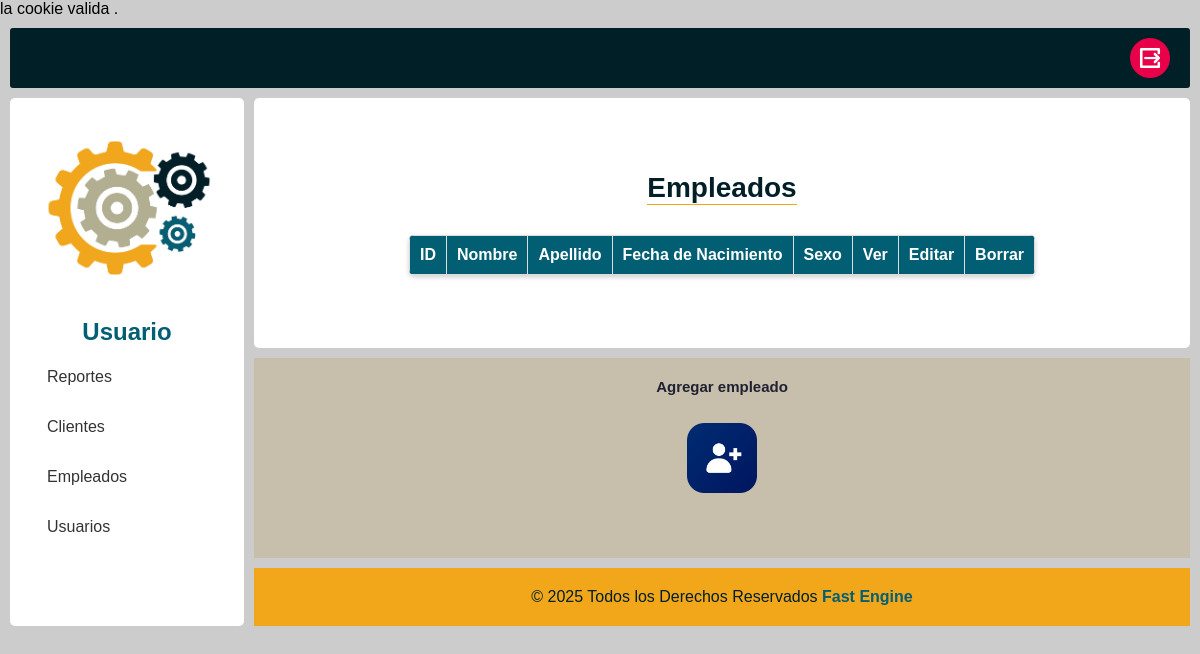
/empleados.php (signed in), run on an earlier commit of the app's database.
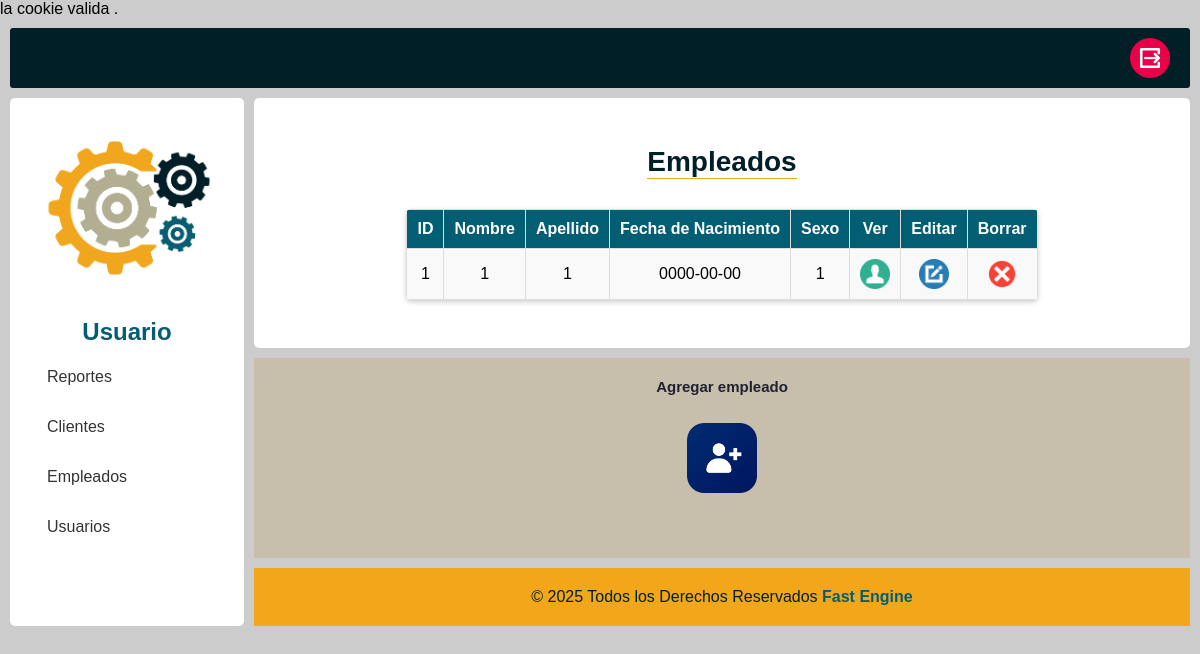
And on a later commit of the database.
### tables this page shows
CREATE TABLE `empleados` (
  `ID_empleado` int(11) NOT NULL,
  `Nombre_empleado` varchar(50) NOT NULL,
  `Apellido_empleado` varchar(50) NOT NULL,
  `FechaNacimiento` date NOT NULL,
  `Sexo` varchar(1) NOT NULL
);

### empleados.php (the view, shortened to what this page needs)
<!DOCTYPE html>
<html lang="en">
<head>
    <link rel="stylesheet" type="text/css" href="css/style-principal.css">
    <link rel="stylesheet" type="text/css" href="css/style-empleado.css">
    <link rel="stylesheet" type="text/css" href="css/style-usuario.css">
</head>
<body>
    <div class="div-1200px">
        <div class="div-flex">
            <div class="container">
                <?php include 'utils/navbar.php' ?>
                <div class="sub-container">
                    <?php include 'utils/sidebar.php'; ?>
                    <div class="main-container">
                        <div class="main">
                            <h1 class="main-titulo">Empleados</h1>
                            <div class="div-empleados">
                                <table class="tabla-empleados">
                                    <tr>
                                        <th class="font-yellow">ID</th>
                                        <th>Nombre</th>
                                        <th>Apellido</th>
                                        <th>Fecha de Nacimiento</th>
                                        <th>Sexo</th>
                                        <th class="font-yellow">Ver</th>
                                        <th class="font-yellow">Editar</th>
                                        <th class="font-yellow">Borrar</th>
                                    </tr>
                                    <?php
                                    require "conn.php";
                                    $query = "SELECT * FROM empleados ORDER BY ID_Empleado ASC";
                                    $resultado = mysqli_query($conectar, $query);
                                    while ($fila = $resultado->fetch_array()) {
                                    ?>
                                        <tr>
                                            <td><?php echo $fila["ID_empleado"]; ?></td>
                                            <td><?php echo $fila["Nombre_empleado"]; ?></td>
                                            <td><?php echo $fila["Apellido_empleado"]; ?></td>
                                            <td><?php echo $fila["FechaNacimiento"]; ?></td>
                                            <td><?php echo $fila["Sexo"]; ?></td>
                                            <td><a href="ver-empleado.php?id=<?php echo $fila["ID_empleado"]; ?>"><img class="img-tabla" src="img/see.png" alt=""></a></td>
                                            <td><a href="editar-empleado.php?id=<?php echo $fila["ID_empleado"]; ?>"><img class="img-tabla" src="img/edit.png" alt=""></a></td>
                                            <td><a href="#" onClick="validarDelete('eliminar-empleado.php?id=<?php echo $fila["ID_empleado"]; ?>')"><img class="img-tabla" src="img/delete.png" alt=""></a></td>
                                        </tr>
                                    <?php } ?>
                                </table>
                            </div>
                        </div>
                        <div class="content2">
                            <h2 class="main-subtitulo">Agregar empleado</h2>
                            <div class="div-add">
                                <a class="add-user" href="agregar-empleado.php">
                                    <img src="img/add-user.png" alt="">
                                </a>
                            </div>
                        </div>
                        <?php include 'utils/footer.php' ?>
                    </div>
                </div>
            </div>
        </div>
    </div>
</body>
</html>

### utils/navbar.php
<div class="nav-bar">
<a href="salir.php" class="logout">
    <img src="img/logout.png" alt="">
</a>
</div>

### utils/sidebar.php
<div class="sidebar">
    <div class="sidebar-content">
        <div class="logo">
            <a href="principal.php">
                <img src="img/logo_icon.png">
            </a>
        </div>
        <p class="user">Usuario</p>
        <nav class="menu">
            <ul>
                <li><a href="reportes.php">Reportes</a></li>
                <li><a href="clientes.php">Clientes</a></li>
                <li><a href="empleados.php">Empleados</a></li>
                <li><a href="usuarios.php">Usuarios</a></li>
            </ul>
        </nav>
    </div>
</div>

### utils/footer.php
<div class="footer">
    <p class="letras"><span> © <?php echo date ("Y")?> Todos los Derechos Reservados <a href="_blank" class="letra-footer">Fast Engine</a></span></p>
</div>

### css/style-principal.css (style rules this page uses)
* { margin: 0; padding: 0; box-sizing: border-box; }
:root { --color1: #ccc; --colorWhite: #ffff; --colorBlack: #202131; --colorHover: #3D3D3D; --color2: #011F26; --color3: #025E73; --color4: #F2A71B; --color5: #BFB78F; --color6: #A5A692; --color7: #84B026; --color8: #D92525; --color9: #C7BEAB; }
body { font-family: Arial, sans-serif; background-color: var(--color1); }
.div-flex { display: flex; justify-items: center; align-items: flex-start; min-height: 100vh; }
.container { width: 100%; display: flex; flex-wrap: wrap; margin: 10px; gap: 10px; font-weight: 17px; }
.container > div { flex: 100%; }
.sub-container { display: flex; flex-wrap: wrap; gap: 10px; }
.nav-bar { display: flex; justify-content: right; align-items: center; background-color: var(--color2); min-height: 50px; border-radius: 3px; padding: 10px; }
.nav-bar img { width: 40px; height: 40px; margin-right: 10px; }
.sidebar { flex: 1; display: flex; background: var(--colorWhite); }
.user { margin-bottom: 10px; text-align: center; color: var(--color3); font-size: 24px; font-weight: bold; }
.menu ul { list-style: none; }
.menu li { margin: 12px 0; }
.menu a { text-decoration: none; color: #333; display: block; padding: 10px; border-radius: 5px; width: 100%; }
.logo { max-width: 180px; margin: auto; align-items: center; }
.logo img { width: 100%; margin-bottom: 20px; margin-top: 20px; }
.main-container { flex: 4; display: flex; flex-wrap: wrap; gap: 10px; }
.main-container > div { flex: 100%; }
.main { min-height: 250px; background-color: var(--colorWhite); padding: 20px; flex-direction: column; align-items: center; text-align: center; }
.main-titulo { color: var(--color2); font-size: 28px; font-weight: bold; margin-bottom: 20px; text-align: center; border-bottom: 1px solid var(--color4); }
.main-subtitulo { color: var(--colorBlack); font-size: 15px; margin-bottom: 20px; text-align: center; }
.content1 , .content2 { min-height: 200px; padding: 20px; background-color: var(--color9); align-items: center; text-align: center; flex: 1; }
.footer { flex: 100%; padding: 20px; text-align: center; min-height: 50px; background-color: var(--color4); }
.footer p, a { color: var(--color2); margin: 0; }
.footer a { text-decoration: none; color: var(--color3); transition: color 0.3s; font-weight: bold; }
.sidebar, .main, .content >div { display: flex; justify-content: center; border-radius: 5px; }

### css/style-empleado.css (style rules this page uses)
.tabla-empleados { width: 100%; border-collapse: collapse; margin-top: 10px; background-color: var(--colorWhite); border-radius: 5px; overflow: hidden; box-shadow: 0 2px 5px rgba(0, 0, 0, 0.2); }
.tabla-empleados th, .tabla-empleados td { border: 1px solid #ddd; padding: 10px; text-align: center; }
.tabla-empleados th { background-color: var(--color3); color: var(--colorWhite); font-weight: bold; }
.tabla-empleados tr:nth-child(even) { background-color: #f9f9f9; }

### css/style-usuario.css (style rules this page uses)
:root { --color1: #ccc; --colorWhite: #ffff; --colorBlack: #202131; --colorHover: #3D3D3D; --color2: #011F26; --color3: #025E73; --color4: #F2A71B; --color5: #BFB78F; --color6: #A5A692; --color7: #84B026; --color8: #D92525; --color9: #C7BEAB; }
.div-add , .icon { max-width: 100px; margin: auto; }
.div-add img ,.icon img { width: 100%; height: auto; }
.div-add a { background: none; text-decoration: none; }
.img-tabla { width: 30px; height: 30px; transition: transform 0.2s ease-in-out; }
.add-user { display: inline-block; padding: 8px 15px; background-color: var(--color3); color: var(--colorWhite); text-decoration: none; border-radius: 5px; font-weight: bold; transition: background 0.3s; }

What changed in the data, as far as the page shows it:
added empleados: ID_empleado "1", Nombre_empleado "1", Apellido_empleado "1", FechaNacimiento "0000-00-00", Sexo "1"
